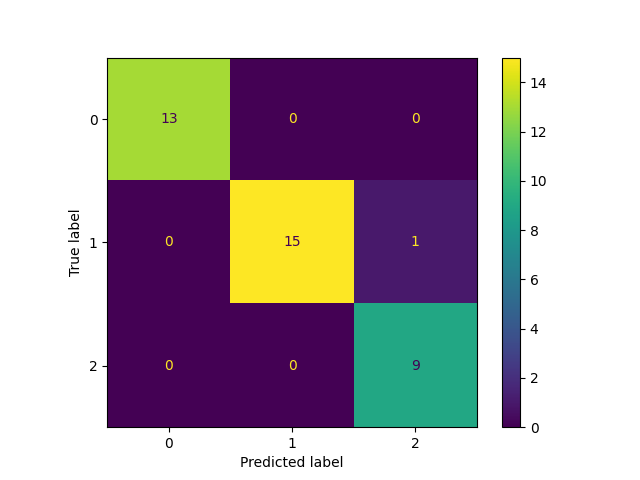

Source code (Python):

from sklearn.neighbors import KNeighborsClassifier
from sklearn.datasets import load_iris
from sklearn.model_selection import train_test_split
import matplotlib.pyplot as plt
from sklearn.metrics import confusion_matrix,ConfusionMatrixDisplay 


iris = load_iris()
# print(iris.DESCR)
# print(iris.data)
# print(iris.target)
# print(iris.feature_names)
# print(iris.target_names)
X = iris.data
y = iris.target
X_train, X_test, y_train, y_test = train_test_split(X, y, random_state=0)

neigh = KNeighborsClassifier(n_neighbors=4)
neigh.fit(X_train, y_train)

predicted=neigh.predict(X_test)
print(confusion_matrix(y_test, predicted))
cm=confusion_matrix(y_test, predicted)

disp = ConfusionMatrixDisplay(confusion_matrix=cm)
disp.plot()
plt.show() 
